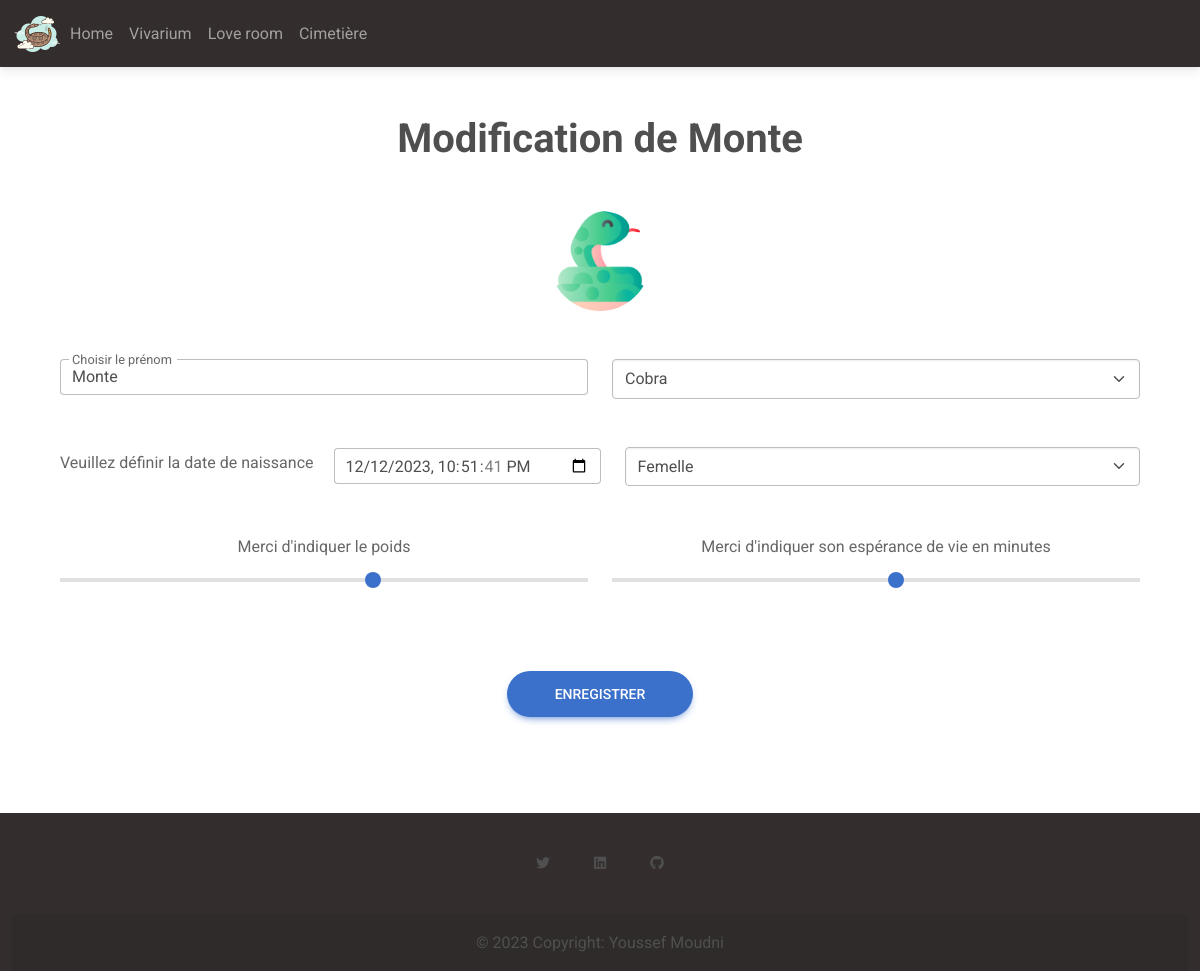
The page /index.php?page=updtSnake&id=1227 on the database its author committed.
### tables this page shows
CREATE TABLE `Animal` (
  `id_animal` int(10) UNSIGNED NOT NULL,
  `nom` varchar(50) DEFAULT NULL,
  `id_race` int(10) UNSIGNED DEFAULT NULL,
  `genre` int(11) DEFAULT NULL,
  `poids` int(11) DEFAULT NULL,
  `duree_vie` int(11) DEFAULT NULL,
  `date_naissance` datetime DEFAULT NULL,
  `date_mort` datetime DEFAULT NULL,
  `path_img` varchar(100) DEFAULT NULL,
  `id_mere` int(11) DEFAULT NULL,
  `id_pere` int(11) DEFAULT NULL,
  `delete_at` datetime DEFAULT NULL
);

CREATE TABLE `Race` (
  `id_race` int(10) UNSIGNED NOT NULL,
  `nom_race` varchar(50) DEFAULT NULL
);

### classes/Bdd.php (called while the page is built, shortened)
<?php
class Bdd
{
    private \PDO $conn;
    public function __construct($h="localhost", $db="gestionAnimal", $u="mariadb", $pw="mariadb*1") {
        $this->conn = new PDO("mysql:host=$h;dbname=$db", $u, $pw);
        $this->conn->setAttribute(PDO::ATTR_ERRMODE, PDO::ERRMODE_EXCEPTION);
    }
    public function execRequest($req)  {
        $reqStart = explode(' ', trim($req));
        $typeRequest = $reqStart[0];
        if ($typeRequest == "INSERT" || $typeRequest == "UPDATE" || $typeRequest == "SELECT") {
            $res = $this->conn->query($req);
            if($typeRequest == "SELECT") $res = $res->fetchAll(PDO::FETCH_ASSOC);
            return $res;
        } else {
            return false;
        }
    }
    public function select($table, $id, $col) {
        $request = "SELECT `" . $col . "` FROM `" . $table . "` WHERE `id_" . $table . "` = " . $id;
        $res = $this->execRequest($request);
        $resStripSlashes = $res[0][$col] != null ? stripslashes($res[0][$col]) : $res[0][$col];
        return $resStripSlashes;
    }
}

### classes/Animal.php (called while the page is built, shortened)
<?php
class Animal
{
    public $conn;
    private $table = "Animal";
    private $id = "";
    public function __construct($myid = "vide")
    {
        $this->conn = new Bdd();
        if ($myid != "vide" && $myid != "new") $this->id = $myid;
    }
    public function get($col) {
        return $this->conn->select($this->table, $this->id, $col);
    }
}

### pages/updtSnake.php (the view, shortened to what this page needs)
<?php
require_once("classes/Bdd.php");
require_once("classes/Animal.php");
$s = new \classes\Animal($_GET["id"]);
$conn = new \classes\Bdd();
$races = $conn->execRequest("SELECT `id_race`, `nom_race` FROM `Race`");
    ?>
    <?php
$dateTemp = strtotime("NOW");
$dateTempToString = date("Y-m-d H:i:s", $dateTemp);
?>
<div class="row">
    <form action="" method="POST" class="col">
        <div class="card-body p-5 text-center">
            <?php
                if ($_GET['id'] === "new") {
            ?>
                <h1 class="fw-bold mb-0">Création d'un serpent</h1>
            <?php
                } else {
            ?>
                <h1 class="fw-bold mb-0">Modification de <?= $s->get("nom") ?></h1>
            <?php } ?>
              <img src="../img/others/serpent-formulaire.png"
                   class="rounded-circle mt-5"
                   style="width: 100px; height: 100px"
              />
              <div class="row mb-4 mt-5">
                  <div class="col">
                      <div class="form-outline">
                          <input type="text" id="nom" name="nom" class="form-control" value="<?= $s->get("nom") ?>"/>
                          <label class="form-label" for="nom" >Choisir le prénom</label>
                      </div>
                  </div>
                  <div class="col">
                      <select class="form-select" aria-label="select race" name="id_race">
                          <?php foreach ($races as $race) { ?>
                              <option
                                      <?= $s->get("id_race") == $race["id_race"] ? "selected" : ""?>
                                      value="<?= $race["id_race"] ?>"><?= $race["nom_race"] ?>
                              </option>
                          <?php } ?>
                      </select>
                  </div>
              </div>
              <div class="row mb-4 mt-5">
                  <div class="col d-flex justify-content-start align-items-center">
                      <label class="form-label" for="naissance" id="input-date" style="margin-right: 20px; width: 50%; white-space: nowrap;">Veuillez définir la date de naissance</label>
                      <div class="form-outline">
                          <input type="datetime-local" id="naissance" class="form-control" name="date_naissance" value="<?= empty($s->get("date_naissance")) ? $dateTempToString : $s->get("date_naissance") ?>"/>
                      </div>
                  </div>
                  <div class="col">
                      <select class="form-select" aria-label="select sexe" name="genre">
                          <option <?= $s->get("genre") == 1 ? "selected" : ""?> value="1">Femelle</option>
                      </select>
                  </div>
              </div>
              <div class="row mb-4 mt-5">
                  <div class="col">
                      <label class="form-label" for="customRange1">Merci d'indiquer le poids</label>
                      <div class="range">
                          <input
                              name="poids"
                              type="range"
                              class="form-range"
                              id="customRange1"
                              min="1" max="20"
                              step="0.1"
                              value="<?= $s->get("poids") / 1000 ?>"
                          />
                      </div>
                  </div>
                  <div class="col">
                      <label class="form-label" for="customRange1">Merci d'indiquer son espérance de vie en minutes</label>
                      <div class="range">
                          <input
                              name="duree_vie"
                              type="range" class="form-range"
                              id="customRange1" min="2"
                              max="15"
                              value="<?= $s->get("duree_vie") ?>"
                          />
                      </div>
                  </div>
              </div>
            <input class="btn btn-primary btn-lg btn-rounded gradient-custom text-body px-5 mb-5 mt-5" type="submit" name="sub_snake" value="Enregistrer" style="color: white !important;"/>
          </div>
    </form>
</div>

### style.css (style rules this page uses)
body { padding: 0; }

### rows shown on the page
animal: nom "Monte", id_race "Cobra", date_naissance "12/12/2023 22:51:41", genre "Femelle", poids "12.3", duree_vie "9"
